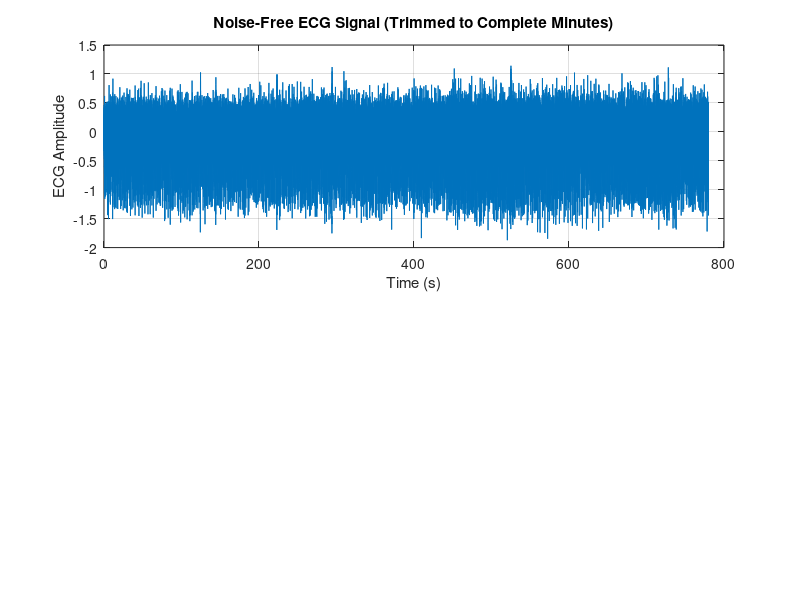

Reproduce this figure in MATLAB. (Note: this script raises an error after producing the figure.)
% Noisy ECG signal E3

% Load and plot the ECG signal
load('E3.mat');
Fs = 128;

% Calculate how many complete minutes of data we want
samples_per_minute = 60 * Fs;
total_complete_minutes = floor(length(E3)/(samples_per_minute));
samples_to_keep = total_complete_minutes * samples_per_minute;

% Trim the signal to exact multiple of minutes
E3_trimmed = E3(1:samples_to_keep);

% Create time vector for trimmed signal
t = (0:length(E3_trimmed)-1)/Fs;

% Figure 1: Plot full trimmed ECG signal
figure;
subplot(2,1,1);
plot(t, E3_trimmed);
xlabel('Time (s)');
ylabel('ECG Amplitude');
title('Noise-Free ECG Signal (Trimmed to Complete Minutes)');
grid on;

% Improved R-peak detection
% First find all R-peaks at once with adaptive threshold
window_duration = 5; % 5 seconds for calculating local statistics
window_samples = window_duration * Fs;
signal_length = length(E3_trimmed);
threshold = zeros(size(E3_trimmed));

% Calculate adaptive threshold
for i = 1:window_samples:signal_length
    window_end = min(i + window_samples - 1, signal_length);
    window_data = E3_trimmed(i:window_end);
    threshold(i:window_end) = mean(window_data) + 1.5*std(window_data);
end

% Find R-peaks using the adaptive threshold
[pks, R_locs] = findpeaks(E3_trimmed, ...
    'MinPeakHeight', mean(threshold), ...
    'MinPeakDistance', 0.25*Fs);  % Minimum 0.5 seconds between peaks

% Calculate BPM values for each minute
total_minutes = total_complete_minutes;
bpmVals = zeros(1, total_minutes);

% Overlay R-peak detection on the ECG plot
subplot(2,1,1);
hold on;
plot(t(R_locs), E3_trimmed(R_locs), 'ro', 'MarkerSize', 8);
title(sprintf('ECG Signal with Detected R-peaks (Total: %d)', length(R_locs)));

for minute = 1:total_minutes
    % Time window for current minute
    start_sample = (minute-1) * 60 * Fs + 1;
    end_sample = minute * 60 * Fs;
    
    % Find R-peaks within this minute
    minute_peaks = R_locs((R_locs >= start_sample) & (R_locs <= end_sample));
    
    % Calculate BPM for this minute
    if length(minute_peaks) > 1
        RR_intervals = diff(minute_peaks) / Fs;  % Convert to seconds
        avg_RR = mean(RR_intervals);
        bpmVals(minute) = 60 / avg_RR;
        
        % Print number of R-peaks detected in this minute
        fprintf('Minute %d: %d R-peaks detected, BPM = %.1f\n', ...
            minute, length(minute_peaks), bpmVals(minute));
    else
        if minute > 1
            bpmVals(minute) = bpmVals(minute-1);
            fprintf('Warning: Less than 2 R-peaks detected in minute %d, using previous value\n', minute);
        else
            bpmVals(minute) = 0;
            fprintf('Warning: Less than 2 R-peaks detected in minute %d\n', minute);
        end
    end
end

% Calculate average BPM
avgBPM = mean(bpmVals);

% Figure 1 (continued): Plot heart rate
subplot(2,1,2);
time_mins = 1:total_minutes;
plot(time_mins, bpmVals, 'b-o', 'LineWidth', 2);
hold on;
plot([1 total_minutes], [avgBPM avgBPM], 'r--', 'LineWidth', 1.5);
grid on;
xlabel('Time (minutes)');
ylabel('Heart Rate (BPM)');
title('Heart Rate Over Time');
legend('Heart Rate', sprintf('Average: %.1f BPM', avgBPM));

% Adjust figure layout
set(gcf, 'Position', [100 100 800 600]);
subplot(2,1,1); box on;
subplot(2,1,2); box on;

% Print summary statistics
fprintf('\nECG Analysis Summary:\n');
fprintf('Total duration: %d complete minutes\n', total_minutes);
fprintf('Total R-peaks detected: %d\n', length(R_locs));
fprintf('Average R-peaks per minute: %.1f\n', length(R_locs)/total_minutes);
fprintf('Average heart rate: %.1f BPM\n', avgBPM);
fprintf('Min heart rate: %.1f BPM\n', min(bpmVals));
fprintf('Max heart rate: %.1f BPM\n', max(bpmVals));

% Add new code for plotting individual minutes
minutes_to_plot = total_minutes;
samples_per_minute = 60 * Fs;

for minute = 1:minutes_to_plot
    % Create a new figure for each minute
    figure;
    
    % Calculate time range for this minute
    start_sample = (minute-1) * samples_per_minute + 1;
    end_sample = minute * samples_per_minute;
    time_range = t(start_sample:end_sample);
    
    % Plot ECG signal for this minute
    plot(time_range, E3_trimmed(start_sample:end_sample), 'b');
    hold on;
    
    % Find and plot R-peaks for this minute
    minute_peaks = R_locs((R_locs >= start_sample) & (R_locs <= end_sample));
    plot(t(minute_peaks), E3_trimmed(minute_peaks), 'ro', 'MarkerSize', 8);
    
    % Add labels and title
    xlabel('Time (s)');
    ylabel('ECG Amplitude');
    title(sprintf('Minute %d - ECG Signal with R-peaks (BPM: %.1f)', ...
        minute, bpmVals(minute)));
    grid on;
    
    % Add text box with statistics for this minute
    stats_text = sprintf('R-peaks detected: %d\nBPM: %.1f', ...
        length(minute_peaks), bpmVals(minute));
    annotation('textbox', [0.7 0.7 0.2 0.2], ...
        'String', stats_text, ...
        'FitBoxToText', 'on', ...
        'BackgroundColor', 'white');
    
    % Set consistent y-axis limits across all minutes
    ylim([min(E3_trimmed) max(E3_trimmed)]);
    
    % Adjust figure size and position
    set(gcf, 'Position', [100 100 800 400]);
end
